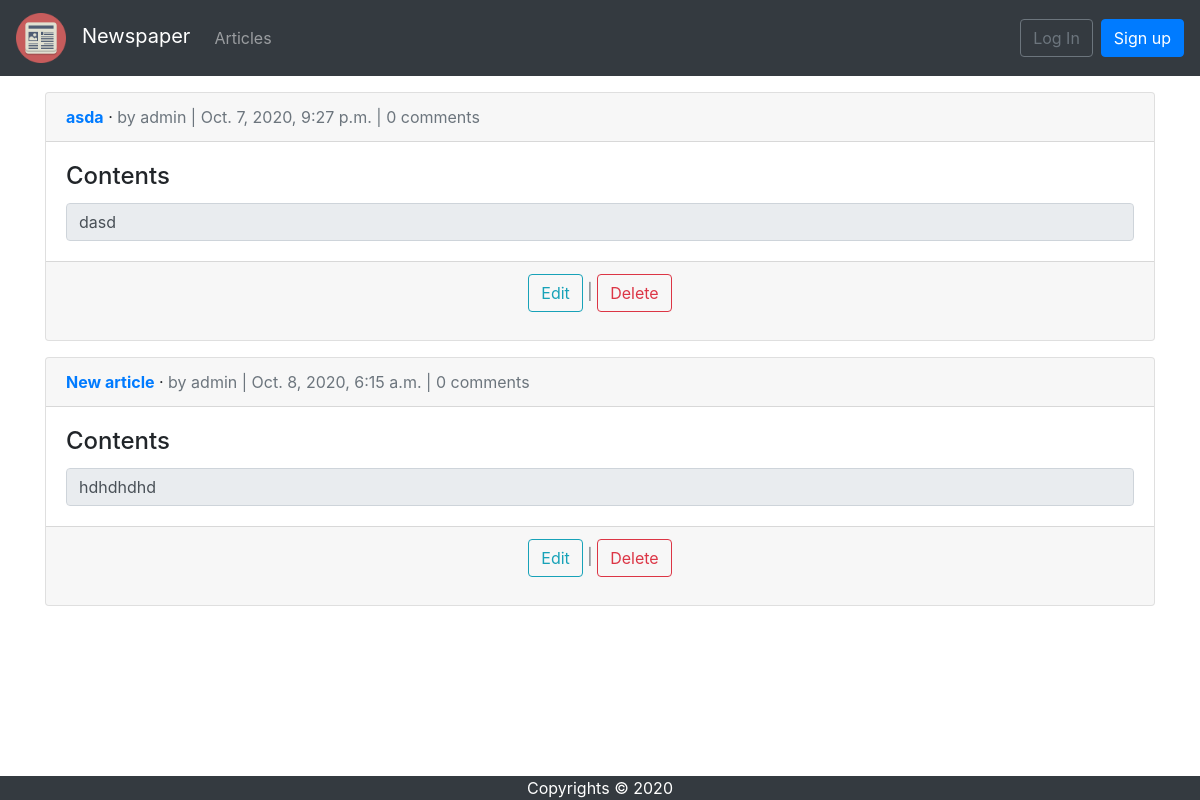
The app's page /articles/ with its own data.
### articles/models.py (models this page shows, shortened)
class Article(models.Model):
    title = models.CharField(max_length=255)
    body = models.TextField()
    date = models.DateTimeField(auto_now_add=True)
    author = models.ForeignKey(
        to=get_user_model(),
        on_delete=models.CASCADE
    )
    likes = models.ManyToManyField(
        to=get_user_model(),
        related_name='liked_articles',
        blank=True,
        null=True,
    )
    def get_display_rows_count(self) -> int:
        return min(MAX_ROWS_FOR_ARTICLE, len(self.body.split('\n')))

### users/models.py (models this page shows)
class CustomUser(AbstractUser):
    age = models.PositiveIntegerField(null=True, blank=True)

### articles/views.py (the view)
# urls.py: path('', ArticleListView.as_view(), name='article_list'),
class ArticleListView(ListView):
    model = Article
    context_object_name = 'articles'
    template_name = 'article_list.html'

### templates/article_list.html (shortened to what this page needs)
{% extends 'base.html' %}
{% block content %}
    {% for article in articles %}
        <div class="card mt-3">
            <div class="card-header">
                <span class="font-weight-bold"><a href="{% url 'article_detail' article.pk %}">{{ article.title }}</a></span> &middot;
                <span class="text-muted"> by {{ article.author }} |
                    {{ article.date }} |
                    {{ article.comments.count }} comments</span>
            </div>
            <div class="card-body">
                <h4 class="card-title">Contents</h4>
                <textarea readonly rows="{{ article.get_display_rows_count }}" class="form-control card-text" style="resize: none;">{{ article.body }}</textarea>
            </div>
            <div class="card-footer text-center text-muted">
            <p><a class="btn btn-outline-info" href="{% url 'article_edit' article.pk %}">Edit</a> |
            <a class="btn btn-outline-danger" href="{% url 'article_delete' article.pk %}">Delete</a></p>
            </div>
        </div>
    {% endfor %}
{% endblock content %}

### records on screen
Article: title "asda", author "admin", date "Oct. 7, 2020, 9:27 p.m.", comments.count "0", get_display_rows_count "dasd"
Article: title "New article", author "admin", date "Oct. 8, 2020, 6:15 a.m.", comments.count "0", get_display_rows_count "hdhdhdhd"
